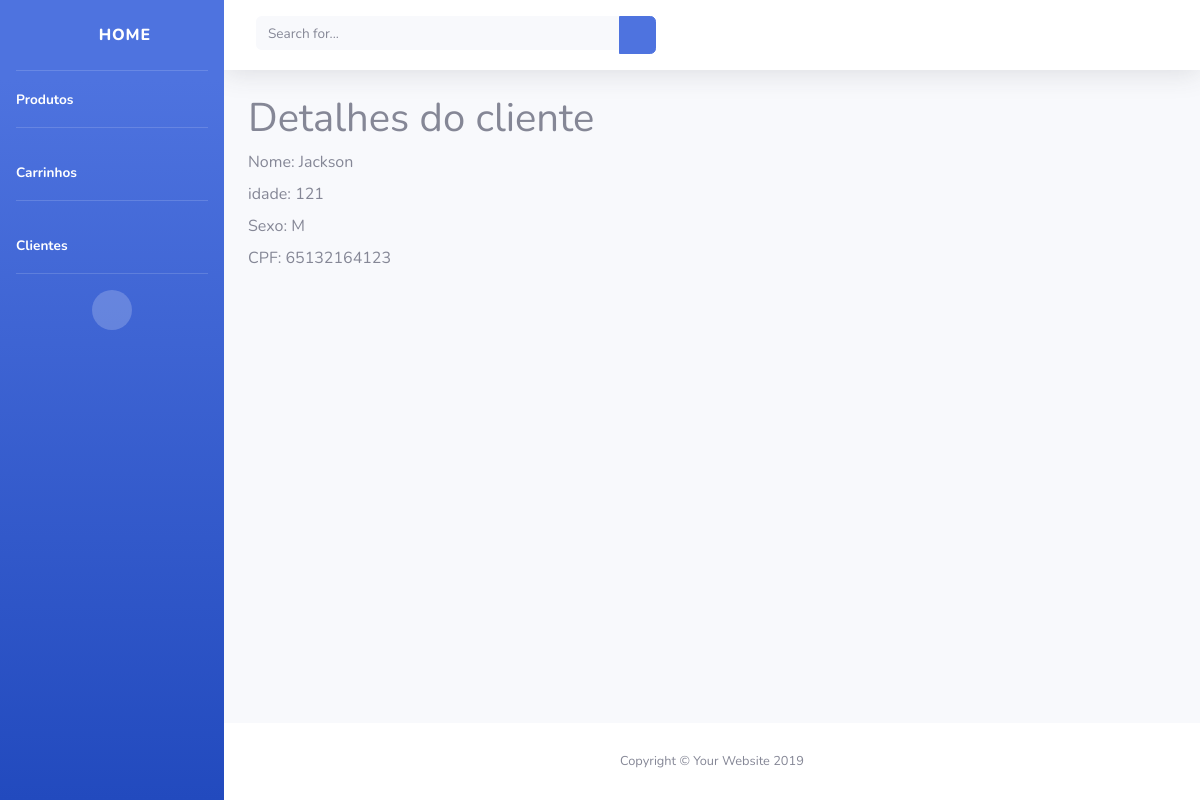
Page /primeira/cliente/1 on the committed database.
### primeira/models.py (models this page shows, shortened)
class Cliente(models.Model):
    nome = models.CharField(max_length=50)
    idade = models.IntegerField()
    cpf = models.CharField(max_length=11)
    sexo = models.CharField(max_length=1)

### primeira/views.py (the view)
# urls.py: path('cliente/<int:cliente_id>', views.cliente_show),
def cliente_show(request, cliente_id):
    cliente = Cliente.objects.get(id=cliente_id)
    return render (request, 'cliente/show.html', {'cliente': cliente})

### primeira/templates/cliente/show.html
{% extends 'base.html' %}
{% block conteudo %}
<h1>Detalhes do cliente</h1>
<div>
    <label>Nome:</label>
    {{cliente.nome}}
</div>
<div>
    <label>idade:</label>
    {{cliente.idade}}
</div>
<div>
    <label>Sexo:</label>
    {{cliente.sexo}}
</div>
<div>
    <label>CPF:</label>
    {{cliente.cpf}}
</div>
{% endblock %}

### rows in the picture
Cliente: nome "Jackson", idade "121", sexo "M", cpf "65132164123"
